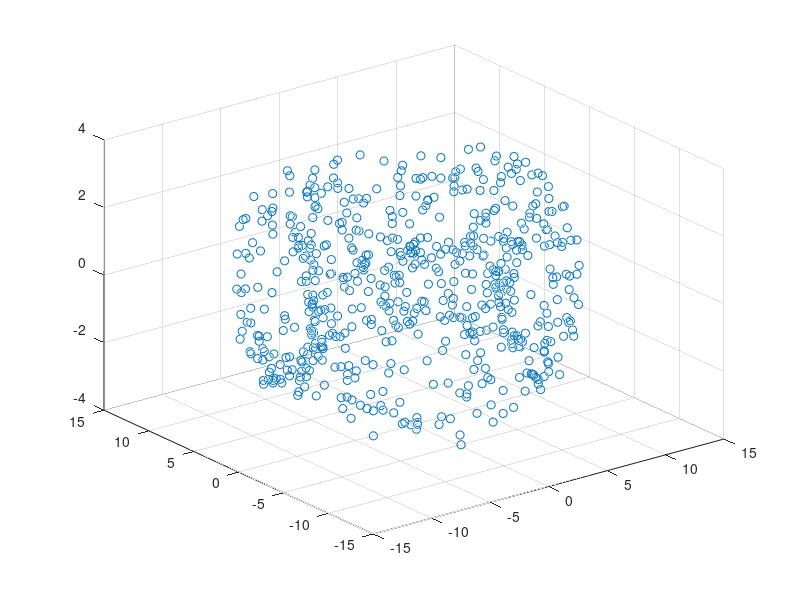

Reproduce this figure in MATLAB. (Note: this script raises an error after producing the figure.)

numPoints = 600;

polParams = rand(numPoints,1);
torParams = rand(numPoints,1);

minorRads =  (2   +rand(numPoints,1) ).*(1+0.1.*cos(2*pi*3.*torParams));
majorRadis = 9 .*(1+0.05.*sin(2*pi*3.*torParams));

torusPointY = @(majorRad,minorRad,torAngle,polAngle) sin(torAngle).*(majorRad + cos(polAngle).*minorRad);
torusPointX = @(majorRad,minorRad,torAngle,polAngle) cos(torAngle).*(majorRad + cos(polAngle).*minorRad);
torusPointZ = @(majorRad,minorRad,torAngle,polAngle) sin(polAngle).*minorRad;

torPerturbations = 1 + 0.1.*sin(torParams*2*pi);
polPerturbations = 1 + 0.1.*sin(polParams*2*pi);

torParamsPerturbed = torParams ;%.* torPerturbations;
polParamsPerturbed = polParams ;%.* polPerturbations;

pointsX = torusPointX(majorRadis, minorRads, torParamsPerturbed*2*pi, polParamsPerturbed*2*pi);
pointsY = torusPointY(majorRadis, minorRads, torParamsPerturbed*2*pi, polParamsPerturbed*2*pi);
pointsZ = torusPointZ(majorRadis, minorRads, torParamsPerturbed*2*pi, polParamsPerturbed*2*pi);

figure;
scatter3(pointsX,pointsY,pointsZ);

mod_index = @(i,modul) mod(i-1,modul) + 1;
m = 4;
%create coefs template once
[Acoefs, B1coefs, B2coefs, Ccoefs] = createBicubicCoefMatrices(m);
coefs_raw = cat(1, reshape(Acoefs,1,m,4,4),reshape(B1coefs,1,m,4,4),reshape(B2coefs,1,m,4,4),reshape(Ccoefs,1,m,4,4));


%create coefficients matrix
paramCoords = [torParams , polParams];
coefsThreeDMatrix = createExtraOrdCoefsMatrix(paramCoords,coefs_raw);

% make it in matrix-vector form
dataPoints = [pointsX, pointsY, pointsZ];
domainM = size(coefsThreeDMatrix,2)-2;
domainN = size(coefsThreeDMatrix,3)-2;

numCols = (domainM) * (domainN);
coefsTwoDMatrix = zeros (numPoints,numCols);

reducedMod = @ (i,size) mod(i-1,size)+1;

localIndex = @(i,j,iwidth,jwidth) (reducedMod(j-1,jwidth)-1) * iwidth + reducedMod(i-1,iwidth);


for j = 1:domainN+2
    for i = 1:domainM+2
        loc_ind = localIndex(i,j,domainM,domainN);
        for p = 1:numPoints
            coefsTwoDMatrix(p,loc_ind) = ...
                coefsTwoDMatrix(p,loc_ind) + coefsThreeDMatrix(p,i,j);
        end
    end
end

bezierControlPoints = coefsTwoDMatrix\dataPoints;

petersPoints = zeros(3,domainM+2,domainN+2);
for i = 1:domainM+2
    for j = 1:domainN+2
        petersPoints(:,i,j) = bezierControlPoints(localIndex(i,j,domainM,domainN),:);
    end
end
figure;
plotPoints(petersPoints);
hold on;
plot3(pointsX,pointsY,pointsZ,'ro');

biQuadPatch = zeros(3,3,3);
biCubePatch = zeros(3,4,4);
whichQuadrant = [[3;4] , [2;1]];
AInds = [[5;5],   [2;5],    [2;2],    [5;2]];
B1Inds = [[5;4],  [3;5],    [2;3],   [ 4;2]];
B2Inds = [[4;5],  [2;4],    [3;2],   [ 5;3]];
CInds = [[4;4],   [3;4],   [ 3;3],   [ 4;3]];

As = zeros(3,4);
Bs = zeros(3,2,4);
Cs = zeros(3,4);
shifted_indices = @(ind,modul) mod_index((0:(modul-1)) + ind,modul);

for j = 2:(domainN+1)
    for i = 2:(domainM+1)
        if(((i ~= 3) && (i~= 4)) || ((j ~= 3) && (j ~= 4)))
            neighbours = petersPoints(:,(i-1):(i+1),(j-1):(j+1));
            biQuadPatch = getBiquadraticPatch(neighbours);
            plotPoints(biQuadPatch);
            [x,y,z] = bezier(biQuadPatch,0.1);
            surf(x,y,z);
        else
            quadr = whichQuadrant(i-2,j-2);
            indShift = shifted_indices(quadr,4);
            As(:,1) = petersPoints(:,AInds(1,indShift(1)),AInds(2,indShift(1)));
            for k = 1:4
                Bs(:,1,k) = petersPoints(:,B1Inds(1,indShift(k)),B1Inds(2,indShift(k)));
                Bs(:,2,k) = petersPoints(:,B2Inds(1,indShift(k)),B2Inds(2,indShift(k)));
                Cs(:,k) = petersPoints(:,CInds(1,indShift(k)),CInds(2,indShift(k)));
            end
            biCubePatch = getBicubicPatchIndex(1,As,Bs,Cs);
            plotPoints(biCubePatch);
            [x,y,z] = bezier(biCubePatch,0.05);
            surf(x,y,z);
        end        
    end
end
